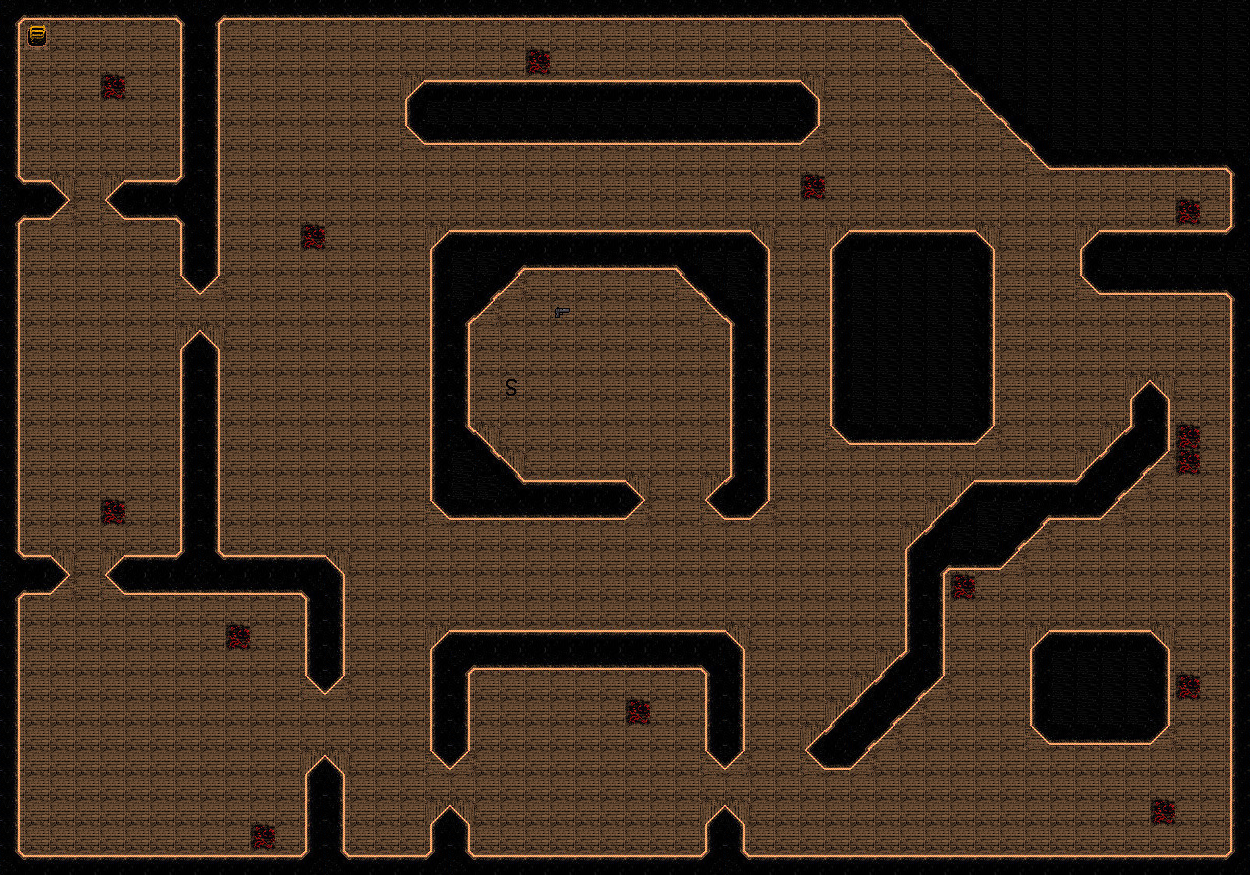

A 2D game scene composited from a Tiled map and its tileset images. What follows is a short description and the map's XML, with each tile layer's data collapsed to a summary:
An orthogonal 50x35 tile map with 25x25 px tiles, 1 tile layer (Слой тайлов 1).

<map version="1.9" tiledversion="1.9.2" orientation="orthogonal" renderorder="right-down" width="50" height="35" tilewidth="25" tileheight="25" infinite="0" nextlayerid="2" nextobjectid="1">
 <tileset firstgid="1" source="textures_hot_rooms.tsx" />
 <layer id="1" name="Слой тайлов 1" width="50" height="35">
  <data>[1750 cells, 1750 non-empty, 22 distinct tile ids]</data>
 </layer>
</map>
